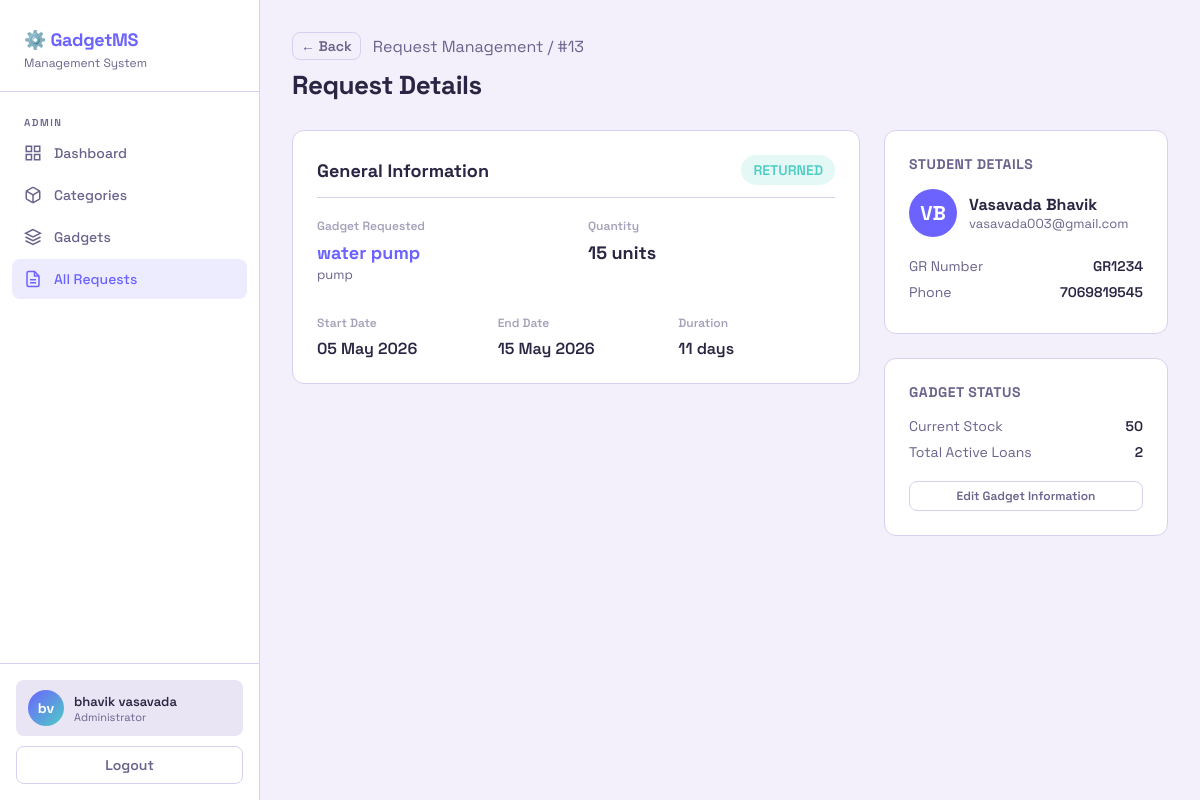
The page /admin-panel/requests/13/ (signed in) on the database its author committed.
### core/models.py (models this page shows, shortened)
class User(AbstractUser):
    email = models.EmailField(unique=True)
    USERNAME_FIELD = 'email'
    REQUIRED_FIELDS = ['first_name', 'last_name']
    objects = CustomUserManager()
    class Meta:
        verbose_name = 'User'
        verbose_name_plural = 'Users'

class Booking(models.Model):
    STATUS_CHOICES = [
        ('pending', 'Pending'),
        ('approved', 'Approved'),
        ('rejected', 'Rejected'),
        ('returned', 'Returned'),
    ]
    student = models.ForeignKey(User, on_delete=models.CASCADE, related_name='bookings')
    gadget = models.ForeignKey('gadgets.Gadget', on_delete=models.CASCADE, related_name='bookings')
    start_date = models.DateField()
    end_date = models.DateField()
    days = models.PositiveIntegerField()
    quantity = models.PositiveIntegerField(default=1)
    status = models.CharField(max_length=20, choices=STATUS_CHOICES, default='pending', db_index=True)
    admin_notes = models.TextField(blank=True)
    approved_by = models.ForeignKey(User, on_delete=models.SET_NULL, null=True, blank=True, related_name='approved_bookings')
    requested_at = models.DateTimeField(auto_now_add=True, db_index=True)
    updated_at = models.DateTimeField(auto_now=True)
    returned_at = models.DateTimeField(null=True, blank=True)
    class Meta:
        ordering = ['-requested_at']

class Student(models.Model):
    user = models.OneToOneField(User, on_delete=models.CASCADE, related_name='student_profile')
    phone = models.CharField(max_length=15, blank=True)
    gr_number = models.CharField(max_length=20, unique=True, blank=True, null=True)

### gadgets/models.py (models this page shows, shortened)
class Gadget(models.Model):
    name = models.CharField(max_length=100)
    category = models.ForeignKey(Category, on_delete=models.SET_NULL, null=True, related_name='gadgets')
    description = models.TextField(blank=True)
    quantity = models.PositiveIntegerField(default=1)
    is_active = models.BooleanField(default=True)
    image = models.ImageField(upload_to='gadgets/', blank=True, null=True)
    created_at = models.DateTimeField(auto_now_add=True)
    updated_at = models.DateTimeField(auto_now=True)

class Category(models.Model):
    name = models.CharField(max_length=50, unique=True)
    description = models.TextField(blank=True)
    class Meta:
        verbose_name_plural = 'Categories'

### core/views.py (the view)
# urls.py: path('admin-panel/requests/<int:pk>/', views.admin_request_detail, name='admin_request_detail'),
@user_passes_test(is_admin, login_url='/login/')
def admin_request_detail(request, pk):
    booking = get_object_or_404(Booking, pk=pk)
    return render(request, 'admin_panel/request_detail.html', {'booking': booking})

### core/views.py (called while the page is built)
def is_admin(user):
    return user.is_authenticated and user.is_staff

### templates/admin_panel/request_detail.html (shortened to what this page needs)
{% extends 'base.html' %}
{% block nav_admin_reqs %}active{% endblock %}
{% block content %}
<div class="page-header">
  <div style="display:flex;align-items:center;gap:12px;margin-bottom:8px;">
    <a href="{% url 'admin_requests' %}" class="btn btn-ghost" style="padding:4px 8px;">← Back</a>
    <span style="color:var(--text2);">Request Management / #{{ booking.id }}</span>
  </div>
  <h1>Request Details</h1>
</div>
<div style="display:grid;grid-template-columns: 2fr 1fr; gap:24px; align-items: start;">
  <div style="display:flex;flex-direction:column;gap:24px;">
    <div class="card">
      <div class="flex-between" style="margin-bottom:20px;padding-bottom:12px;border-bottom:1px solid var(--border);">
        <h2 style="font-size:18px;font-weight:700;">General Information</h2>
        <span class="badge badge-{{ booking.status }}" style="font-size:14px;padding:6px 12px;">{{ booking.get_status_display|upper }}</span>
      </div>
      <div style="display:grid;grid-template-columns:1fr 1fr;gap:24px;">
        <div>
          <label class="form-label" style="opacity:0.6;font-size:12px;">Gadget Requested</label>
          <div style="font-size:18px;font-weight:700;color:var(--accent);margin-top:4px;">{{ booking.gadget.name }}</div>
          <div style="color:var(--text2);font-size:13px;margin-top:2px;">{{ booking.gadget.category.name|default:"Uncategorized" }}</div>
        </div>
        <div>
          <label class="form-label" style="opacity:0.6;font-size:12px;">Quantity</label>
          <div style="font-size:18px;font-weight:700;margin-top:4px;">{{ booking.quantity }} unit{{ booking.quantity|pluralize }}</div>
        </div>
      </div>
      <div style="display:grid;grid-template-columns:1fr 1fr 1fr;gap:24px;margin-top:32px;">
        <div>
          <label class="form-label" style="opacity:0.6;font-size:12px;">Start Date</label>
          <div style="font-weight:600;margin-top:4px;">{{ booking.start_date|date:"d F Y" }}</div>
        </div>
        <div>
          <label class="form-label" style="opacity:0.6;font-size:12px;">End Date</label>
          <div style="font-weight:600;margin-top:4px;">{{ booking.end_date|date:"d F Y" }}</div>
        </div>
        <div>
          <label class="form-label" style="opacity:0.6;font-size:12px;">Duration</label>
          <div style="font-weight:600;margin-top:4px;">{{ booking.days }} day{{ booking.days|pluralize }}</div>
        </div>
      </div>
    </div>
  </div>
  <div style="display:flex;flex-direction:column;gap:24px;">
    <div class="card">
      <h3 style="font-size:14px;font-weight:700;margin-bottom:16px;color:var(--text2);text-transform:uppercase;letter-spacing:0.5px;">Student Details</h3>
      <div style="display:flex;align-items:center;gap:12px;margin-bottom:20px;">
        <div style="width:48px;height:48px;background:var(--accent);border-radius:50%;display:flex;align-items:center;justify-content:center;font-weight:700;font-size:20px;color:white;">
          {{ booking.student.first_name|first }}{{ booking.student.last_name|first }}
        </div>
        <div>
          <div style="font-weight:700;font-size:16px;">{{ booking.student.get_full_name }}</div>
          <div style="font-size:13px;color:var(--text2);">{{ booking.student.email }}</div>
        </div>
      </div>
      <div class="info-row"><span>GR Number</span><span style="font-weight:600;">{{ booking.student.student_profile.gr_number }}</span></div>
      <div class="info-row"><span>Phone</span><span>{{ booking.student.student_profile.phone|default:"–" }}</span></div>
    </div>
    <div class="card">
      <h3 style="font-size:14px;font-weight:700;margin-bottom:16px;color:var(--text2);text-transform:uppercase;letter-spacing:0.5px;">Gadget Status</h3>
      <div class="info-row"><span>Current Stock</span><span style="font-weight:600;">{{ booking.gadget.quantity }}</span></div>
      <div class="info-row"><span>Total Active Loans</span><span style="font-weight:600;">{{ booking.gadget.bookings.all.count }}</span></div>
      <a href="{% url 'admin_gadget_edit' booking.gadget.id %}" class="btn btn-ghost btn-sm" style="margin-top:12px;width:100%;justify-content:center;">Edit Gadget Information</a>
    </div>
  </div>
</div>
{% endblock %}

### templates/base.html (shortened to what this page needs)
<!DOCTYPE html>
<html lang="en">
<head>
  {% load static %}
  <link rel="stylesheet" href="{% static 'css/style.css' %}">
</head>
<body>
<div class="app-layout">
  <aside class="sidebar" id="sidebar">
    <div class="sidebar-logo">
      <h2>⚙️ GadgetMS</h2>
      <span>Management System</span>
    </div>
    <nav class="sidebar-nav">
      {% if user.is_authenticated %}
        {% if user.is_staff %}
          <div class="nav-label">Admin</div>
          <a href="{% url 'admin_dashboard' %}" class="nav-item {% block nav_admin_dash %}{% endblock %}">
            <svg viewBox="0 0 24 24" fill="none" stroke="currentColor" stroke-width="2"><rect x="3" y="3" width="7" height="7"/><rect x="14" y="3" width="7" height="7"/><rect x="14" y="14" width="7" height="7"/><rect x="3" y="14" width="7" height="7"/></svg>
            Dashboard
          </a>
          <a href="{% url 'admin_categories' %}" class="nav-item {% block nav_admin_cats %}{% endblock %}">
            Categories
          </a>
          <a href="{% url 'admin_gadgets' %}" class="nav-item {% block nav_admin_gadgets %}{% endblock %}">
            <svg viewBox="0 0 24 24" fill="none" stroke="currentColor" stroke-width="2"><path d="M12 2L2 7l10 5 10-5-10-5z"/><path d="M2 17l10 5 10-5"/><path d="M2 12l10 5 10-5"/></svg>
            Gadgets
          </a>
          <a href="{% url 'admin_requests' %}" class="nav-item {% block nav_admin_reqs %}{% endblock %}">
            <svg viewBox="0 0 24 24" fill="none" stroke="currentColor" stroke-width="2"><path d="M14 2H6a2 2 0 0 0-2 2v16a2 2 0 0 0 2 2h12a2 2 0 0 0 2-2V8z"/><polyline points="14 2 14 8 20 8"/><line x1="16" y1="13" x2="8" y2="13"/><line x1="16" y1="17" x2="8" y2="17"/></svg>
            All Requests
          </a>
        {% endif %}
      {% endif %}
    </nav>
    {% if user.is_authenticated %}
    <div class="sidebar-footer">
      <div class="user-chip">
        <div class="user-avatar">{{ user.first_name|first }}{{ user.last_name|first }}</div>
        <div class="user-info">
          <div class="user-name">{{ user.get_full_name }}</div>
          <div class="user-role">{% if user.is_staff %}Administrator{% else %}{{ user.student_profile.gr_number|default:'Student' }}{% endif %}</div>
        </div>
      </div>
      <a href="{% url 'logout' %}" class="btn btn-ghost" style="width:100%;margin-top:10px;justify-content:center;">
        Logout
      </a>
    </div>
    {% endif %}
  </aside>
  <main class="main-content">
    {% block content %}{% endblock %}
  </main>
</div>
</body>
</html>

### static/css/style.css (style rules this page uses)
:root { --bg: #f3f0fb; --bg2: #ffffff; --bg3: #e9e5f5; --border: #d8d0f0; --accent: #6c63ff; --accent2: #4ecdc4; --accent3: #ff6b6b; --accent4: #ffd93d; --text: #2a2542; --text2: #6b638c; --success: #4caf82; --warning: #f5b000; --danger: #ff6b6b; --info: #4ecdc4; --radius: 12px; --radius-sm: 8px; --shadow: 0 4px 24px rgba(0,0,0,0.06); }
* { box-sizing: border-box; margin: 0; padding: 0; }
body { font-family: 'Space Grotesk', sans-serif; background: var(--bg); color: var(--text); min-height: 100vh; }
.app-layout { display: flex; min-height: 100vh; }
.sidebar { width: 260px; background: var(--bg2); border-right: 1px solid var(--border); display: flex; flex-direction: column; position: fixed; height: 100vh; z-index: 1000; overflow-y: auto; transition: transform 0.3s cubic-bezier(0.4, 0, 0.2, 1); }
.sidebar-logo { padding: 28px 24px 20px; border-bottom: 1px solid var(--border); }
.sidebar-logo h2 { font-size: 18px; font-weight: 700; color: var(--accent); letter-spacing: -0.3px; }
.sidebar-logo span { color: var(--text2); font-size: 12px; display: block; margin-top: 4px; }
.sidebar-nav { padding: 16px 12px; flex: 1; }
.nav-label { font-size: 10px; font-weight: 600; color: var(--text2); text-transform: uppercase; letter-spacing: 1.5px; padding: 8px 12px 4px; }
.nav-item { display: flex; align-items: center; gap: 12px; padding: 11px 12px; border-radius: var(--radius-sm); color: var(--text2); text-decoration: none; font-size: 14px; font-weight: 500; transition: all 0.2s; margin-bottom: 2px; }
.nav-item:hover, .nav-item.active { background: rgba(108,99,255,0.12); color: var(--text); }
.nav-item.active { color: var(--accent); }
.nav-item svg { width: 18px; height: 18px; flex-shrink: 0; }
.sidebar-footer { padding: 16px; border-top: 1px solid var(--border); }
.user-chip { display: flex; align-items: center; gap: 10px; padding: 10px 12px; border-radius: var(--radius-sm); background: var(--bg3); }
.user-avatar { width: 36px; height: 36px; border-radius: 50%; background: linear-gradient(135deg, var(--accent), var(--accent2)); display: flex; align-items: center; justify-content: center; font-weight: 700; font-size: 14px; color: white; flex-shrink: 0; }
.user-info { min-width: 0; }
.user-name { font-size: 13px; font-weight: 600; white-space: nowrap; overflow: hidden; text-overflow: ellipsis; }
.user-role { font-size: 11px; color: var(--text2); }
.main-content { margin-left: 260px; flex: 1; padding: 32px; max-width: 100%; transition: padding 0.3s ease; }
.page-header { margin-bottom: 28px; }
.page-header h1 { font-size: 26px; font-weight: 700; letter-spacing: -0.5px; }
.card { background: var(--bg2); border: 1px solid var(--border); border-radius: var(--radius); padding: 24px; }
.btn { display: inline-flex; align-items: center; gap: 7px; padding: 9px 18px; border-radius: var(--radius-sm); font-family: 'Space Grotesk', sans-serif; font-size: 14px; font-weight: 600; border: none; cursor: pointer; text-decoration: none; transition: all 0.2s; }
.btn-ghost { background: transparent; color: var(--text2); border: 1px solid var(--border); }
.btn-sm { padding: 6px 12px; font-size: 12px; }
.badge { display: inline-block; padding: 3px 10px; border-radius: 20px; font-size: 12px; font-weight: 600; }
.badge-returned { background: rgba(78,205,196,0.15); color: var(--info); }
.form-label { display: block; font-size: 13px; font-weight: 600; margin-bottom: 7px; color: var(--text2); }
.info-row { display: flex; justify-content: space-between; margin-bottom: 8px; font-size: 14px; }
.info-row span:first-child { color: var(--text2); }
.info-row span:last-child { font-weight: 600; }
.flex-between { display: flex; align-items: center; justify-content: space-between; }

### rows shown on the page
User: first_name|first "b", last_name|first "v", get_full_name "bhavik vasavada"
Booking: id "13", status "RETURNED", gadget.name "water pump", gadget.category.name "pump", quantity "15", start_date "05 May 2026", end_date "15 May 2026", days "11", student.first_name|first "V", student.last_name|first "B", student.get_full_name "Vasavada Bhavik", student.email "vasavada003@gmail.com", student.student_profile.gr_number "GR1234", student.student_profile.phone "7069819545", gadget.quantity "50", gadget.bookings.all.count "2"
